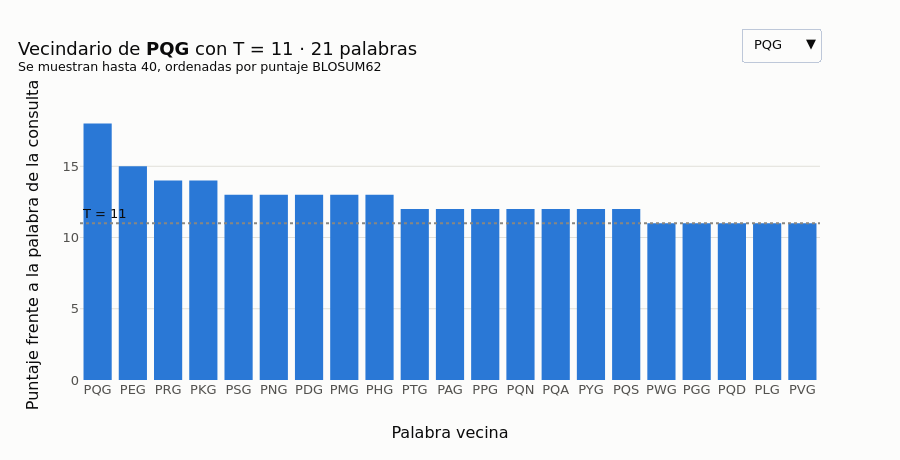

Here is the notebook cell this chart was saved with:
### Markdown cell above
> 🔎 **Qué observamos.** Cada punto que baja $T$ multiplica el número de vecinos (la escala es logarítmica). Con
> $T = 11$ la palabra `WWW` tiene más de cien vecinos, `PQG` unos veinte y `LLL` sólo uno (ella misma); por encima
> de $T = 12$, `LLL` ya no genera ninguna semilla. $T$ es el **perilla**
> principal entre velocidad y sensibilidad: el valor 11 se eligió empíricamente como un buen compromiso.

### Explorador interactivo de vecindarios

Elija una palabra en el menú y pase el cursor sobre las barras: verá cómo se reparte el puntaje entre las tres
posiciones.

### Code cell
explore_words = ["PQG", "WWW", "LLL", "KNA", "GDS", "CYF"]
fig = go.Figure()
for i, w in enumerate(explore_words):
    nw, ns = neighborhood(w, 11)
    nw, ns = nw[:40], ns[:40]
    parts = [" + ".join(f"s({a},{b})={int(S[AA_INDEX[a], AA_INDEX[b]]):+d}" for a, b in zip(w, u)) for u in nw]
    fig.add_bar(x=list(nw), y=list(ns), visible=(i == 0), marker_color=ec.BLUE, name=w,
                customdata=parts, hovertemplate="<b>%{x}</b> · puntaje %{y}<br>%{customdata}<extra></extra>")
buttons = [dict(label=w, method="update",
                args=[{"visible": [j == i for j in range(len(explore_words))]},
                      {"title.text": f"Vecindario de <b>{w}</b> con T = 11 · {len(neighborhood(w, 11)[0])} palabras"
                                     "<br><sup>Se muestran hasta 40, ordenadas por puntaje BLOSUM62</sup>"}])
           for i, w in enumerate(explore_words)]
fig.update_layout(
    title=dict(text=f"Vecindario de <b>PQG</b> con T = 11 · {len(neighborhood('PQG', 11)[0])} palabras"
                    "<br><sup>Se muestran hasta 40, ordenadas por puntaje BLOSUM62</sup>"),
    updatemenus=[dict(buttons=buttons, x=1.0, xanchor="right", y=1.18, yanchor="bottom")],
    xaxis_title="Palabra vecina", yaxis_title="Puntaje frente a la palabra de la consulta",
    height=460, margin=dict(t=110), showlegend=False)
fig.add_hline(y=11, line_dash="dot", line_color=ec.MUTED, annotation_text="T = 11", annotation_position="top left")
fig.show()

### Figure 1 — Plotly figure (JSON) as saved in the notebook; plotly's stock layout.template omitted (floating-point values rounded to 4 significant figures)
{"data": [{"customdata": ["s(P,P)=+7 + s(Q,Q)=+5 + s(G,G)=+6", "s(P,P)=+7 + s(Q,E)=+2 + s(G,G)=+6", "s(P,P)=+7 + s(Q,R)=+1 + s(G,G)=+6", "s(P,P)=+7 + s(Q,K)=+1 + s(G,G)=+6", "s(P,P)=+7 + s(Q,S)=+0 + s(G,G)=+6", "s(P,P)=+7 + s(Q,N)=+0 + s(G,G)=+6", "s(P,P)=+7 + s(Q,D)=+0 + s(G,G)=+6", "s(P,P)=+7 + s(Q,M)=+0 + s(G,G)=+6", "s(P,P)=+7 + s(Q,H)=+0 + s(G,G)=+6", "s(P,P)=+7 + s(Q,T)=-1 + s(G,G)=+6", "s(P,P)=+7 + s(Q,A)=-1 + s(G,G)=+6", "s(P,P)=+7 + s(Q,P)=-1 + s(G,G)=+6", "s(P,P)=+7 + s(Q,Q)=+5 + s(G,N)=+0", "s(P,P)=+7 + s(Q,Q)=+5 + s(G,A)=+0", "s(P,P)=+7 + s(Q,Y)=-1 + s(G,G)=+6", "s(P,P)=+7 + s(Q,Q)=+5 + s(G,S)=+0", "s(P,P)=+7 + s(Q,W)=-2 + s(G,G)=+6", "s(P,P)=+7 + s(Q,G)=-2 + s(G,G)=+6", "s(P,P)=+7 + s(Q,Q)=+5 + s(G,D)=-1", "s(P,P)=+7 + s(Q,L)=-2 + s(G,G)=+6", "s(P,P)=+7 + s(Q,V)=-2 + s(G,G)=+6"], "hovertemplate": "<b>%{x}</b> · puntaje %{y}<br>%{customdata}<extra></extra>", "marker": {"color": "#2a78d6"}, "name": "PQG", "type": "bar", "visible": true, "x": ["PQG", "PEG", "PRG", "PKG", "PSG", "PNG", "PDG", "PMG", "PHG", "PTG", "PAG", "PPG", "PQN", "PQA", "PYG", "PQS", "PWG", "PGG", "PQD", "PLG", "PVG"], "y": [18, 15, 14, 14, 13, 13, 13, 13, 13, 12, 12, 12, 12, 12, 12, 12, 11, 11, 11, 11, 11]}, {"customdata": ["s(W,W)=+11 + s(W,W)=+11 + s(W,W)=+11", "s(W,Y)=+2 + s(W,W)=+11 + s(W,W)=+11", "s(W,W)=+11 + s(W,Y)=+2 + s(W,W)=+11", "s(W,W)=+11 + s(W,W)=+11 + s(W,Y)=+2", "s(W,F)=+1 + s(W,W)=+11 + s(W,W)=+11", "s(W,W)=+11 + s(W,W)=+11 + s(W,F)=+1", "s(W,W)=+11 + s(W,F)=+1 + s(W,W)=+11", "s(W,M)=-1 + s(W,W)=+11 + s(W,W)=+11", "s(W,W)=+11 + s(W,W)=+11 + s(W,M)=-1", "s(W,W)=+11 + s(W,M)=-1 + s(W,W)=+11", "s(W,W)=+11 + s(W,W)=+11 + s(W,C)=-2", "s(W,W)=+11 + s(W,T)=-2 + s(W,W)=+11", "s(W,W)=+11 + s(W,W)=+11 + s(W,G)=-2", "s(W,W)=+11 + s(W,L)=-2 + s(W,W)=+11", "s(W,W)=+11 + s(W,H)=-2 + s(W,W)=+11", "s(W,T)=-2 + s(W,W)=+11 + s(W,W)=+11", "s(W,W)=+11 + s(W,G)=-2 + s(W,W)=+11", "s(W,W)=+11 + s(W,W)=+11 + s(W,Q)=-2", "s(W,W)=+11 + s(W,Q)=-2 + s(W,W)=+11", "s(W,W)=+11 + s(W,C)=-2 + s(W,W)=+11", "s(W,L)=-2 + s(W,W)=+11 + s(W,W)=+11", "s(W,W)=+11 + s(W,W)=+11 + s(W,L)=-2", "s(W,C)=-2 + s(W,W)=+11 + s(W,W)=+11", "s(W,H)=-2 + s(W,W)=+11 + s(W,W)=+11", "s(W,Q)=-2 + s(W,W)=+11 + s(W,W)=+11", "s(W,G)=-2 + s(W,W)=+11 + s(W,W)=+11", "s(W,W)=+11 + s(W,W)=+11 + s(W,H)=-2", "s(W,W)=+11 + s(W,W)=+11 + s(W,T)=-2", "s(W,W)=+11 + s(W,E)=-3 + s(W,W)=+11", "s(W,W)=+11 + s(W,V)=-3 + s(W,W)=+11", "s(W,W)=+11 + s(W,W)=+11 + s(W,V)=-3", "s(W,W)=+11 + s(W,I)=-3 + s(W,W)=+11", "s(W,W)=+11 + s(W,W)=+11 + s(W,S)=-3", "s(W,W)=+11 + s(W,S)=-3 + s(W,W)=+11", "s(W,W)=+11 + s(W,W)=+11 + s(W,A)=-3", "s(W,W)=+11 + s(W,W)=+11 + s(W,R)=-3", "s(W,W)=+11 + s(W,W)=+11 + s(W,K)=-3", "s(W,W)=+11 + s(W,W)=+11 + s(W,I)=-3", "s(W,W)=+11 + s(W,W)=+11 + s(W,E)=-3", "s(W,W)=+11 + s(W,K)=-3 + s(W,W)=+11"], "hovertemplate": "<b>%{x}</b> · puntaje %{y}<br>%{customdata}<extra></extra>", "marker": {"color": "#2a78d6"}, "name": "WWW", "type": "bar", "visible": false, "x": ["WWW", "YWW", "WYW", "WWY", "FWW", "WWF", "WFW", "MWW", "WWM", "WMW", "WWC", "WTW", "WWG", "WLW", "WHW", "TWW", "WGW", "WWQ", "WQW", "WCW", "LWW", "WWL", "CWW", "HWW", "QWW", "GWW", "WWH", "WWT", "WEW", "WVW", "WWV", "WIW", "WWS", "WSW", "WWA", "WWR", "WWK", "WWI", "WWE", "WKW"], "y": [33, 24, 24, 24, 23, 23, 23, 21, 21, 21, 20, 20, 20, 20, 20, 20, 20, 20, 20, 20, 20, 20, 20, 20, 20, 20, 20, 20, 19, 19, 19, 19, 19, 19, 19, 19, 19, 19, 19, 19]}, {"customdata": ["s(L,L)=+4 + s(L,L)=+4 + s(L,L)=+4"], "hovertemplate": "<b>%{x}</b> · puntaje %{y}<br>%{customdata}<extra></extra>", "marker": {"color": "#2a78d6"}, "name": "LLL", "type": "bar", "visible": false, "x": ["LLL"], "y": [12]}, {"customdata": ["s(K,K)=+5 + s(N,N)=+6 + s(A,A)=+4", "s(K,R)=+2 + s(N,N)=+6 + s(A,A)=+4", "s(K,K)=+5 + s(N,N)=+6 + s(A,S)=+1", "s(K,Q)=+1 + s(N,N)=+6 + s(A,A)=+4", "s(K,E)=+1 + s(N,N)=+6 + s(A,A)=+4", "s(K,K)=+5 + s(N,N)=+6 + s(A,C)=+0", "s(K,K)=+5 + s(N,N)=+6 + s(A,G)=+0", "s(K,K)=+5 + s(N,N)=+6 + s(A,T)=+0", "s(K,K)=+5 + s(N,N)=+6 + s(A,V)=+0"], "hovertemplate": "<b>%{x}</b> · puntaje %{y}<br>%{customdata}<extra></extra>", "marker": {"color": "#2a78d6"}, "name": "KNA", "type": "bar", "visible": false, "x": ["KNA", "RNA", "KNS", "QNA", "ENA", "KNC", "KNG", "KNT", "KNV"], "y": [15, 12, 12, 11, 11, 11, 11, 11, 11]}, {"customdata": ["s(G,G)=+6 + s(D,D)=+6 + s(S,S)=+4", "s(G,G)=+6 + s(D,D)=+6 + s(S,A)=+1", "s(G,G)=+6 + s(D,D)=+6 + s(S,N)=+1", "s(G,G)=+6 + s(D,D)=+6 + s(S,T)=+1", "s(G,G)=+6 + s(D,D)=+6 + s(S,D)=+0", "s(G,G)=+6 + s(D,D)=+6 + s(S,Q)=+0", "s(G,G)=+6 + s(D,D)=+6 + s(S,E)=+0", "s(G,G)=+6 + s(D,D)=+6 + s(S,G)=+0", "s(G,G)=+6 + s(D,D)=+6 + s(S,K)=+0", "s(G,G)=+6 + s(D,E)=+2 + s(S,S)=+4", "s(G,G)=+6 + s(D,N)=+1 + s(S,S)=+4", "s(G,G)=+6 + s(D,D)=+6 + s(S,R)=-1", "s(G,G)=+6 + s(D,D)=+6 + s(S,C)=-1", "s(G,G)=+6 + s(D,D)=+6 + s(S,H)=-1", "s(G,G)=+6 + s(D,D)=+6 + s(S,M)=-1", "s(G,G)=+6 + s(D,D)=+6 + s(S,P)=-1"], "hovertemplate": "<b>%{x}</b> · puntaje %{y}<br>%{customdata}<extra></extra>", "marker": {"color": "#2a78d6"}, "name": "GDS", "type": "bar", "visible": false, "x": ["GDS", "GDA", "GDN", "GDT", "GDD", "GDQ", "GDE", "GDG", "GDK", "GES", "GNS", "GDR", "GDC", "GDH", "GDM", "GDP"], "y": [16, 13, 13, 13, 12, 12, 12, 12, 12, 12, 11, 11, 11, 11, 11, 11]}, {"customdata": ["s(C,C)=+9 + s(Y,Y)=+7 + s(F,F)=+6", "s(C,C)=+9 + s(Y,Y)=+7 + s(F,Y)=+3", "s(C,C)=+9 + s(Y,F)=+3 + s(F,F)=+6", "s(C,C)=+9 + s(Y,Y)=+7 + s(F,W)=+1", "s(C,C)=+9 + s(Y,H)=+2 + s(F,F)=+6", "s(C,C)=+9 + s(Y,W)=+2 + s(F,F)=+6", "s(C,C)=+9 + s(Y,Y)=+7 + s(F,M)=+0", "s(C,C)=+9 + s(Y,Y)=+7 + s(F,L)=+0", "s(C,C)=+9 + s(Y,Y)=+7 + s(F,I)=+0", "s(C,C)=+9 + s(Y,Y)=+7 + s(F,V)=-1", "s(C,C)=+9 + s(Y,F)=+3 + s(F,Y)=+3", "s(C,C)=+9 + s(Y,Y)=+7 + s(F,H)=-1", "s(C,C)=+9 + s(Y,Y)=+7 + s(F,T)=-2", "s(C,C)=+9 + s(Y,V)=-1 + s(F,F)=+6", "s(C,C)=+9 + s(Y,Q)=-1 + s(F,F)=+6", "s(C,C)=+9 + s(Y,H)=+2 + s(F,Y)=+3", "s(C,C)=+9 + s(Y,I)=-1 + s(F,F)=+6", "s(C,C)=+9 + s(Y,W)=+2 + s(F,Y)=+3", "s(C,C)=+9 + s(Y,L)=-1 + s(F,F)=+6", "s(C,C)=+9 + s(Y,Y)=+7 + s(F,A)=-2", "s(C,C)=+9 + s(Y,M)=-1 + s(F,F)=+6", "s(C,C)=+9 + s(Y,Y)=+7 + s(F,C)=-2", "s(C,C)=+9 + s(Y,Y)=+7 + s(F,S)=-2", "s(C,C)=+9 + s(Y,Y)=+7 + s(F,D)=-3", "s(C,C)=+9 + s(Y,Y)=+7 + s(F,N)=-3", "s(C,C)=+9 + s(Y,Y)=+7 + s(F,G)=-3", "s(C,C)=+9 + s(Y,S)=-2 + s(F,F)=+6", "s(C,C)=+9 + s(Y,Y)=+7 + s(F,E)=-3", "s(C,C)=+9 + s(Y,Y)=+7 + s(F,R)=-3", "s(C,C)=+9 + s(Y,T)=-2 + s(F,F)=+6", "s(C,A)=+0 + s(Y,Y)=+7 + s(F,F)=+6", "s(C,C)=+9 + s(Y,F)=+3 + s(F,W)=+1", "s(C,C)=+9 + s(Y,K)=-2 + s(F,F)=+6", "s(C,C)=+9 + s(Y,E)=-2 + s(F,F)=+6", "s(C,C)=+9 + s(Y,C)=-2 + s(F,F)=+6", "s(C,C)=+9 + s(Y,N)=-2 + s(F,F)=+6", "s(C,C)=+9 + s(Y,R)=-2 + s(F,F)=+6", "s(C,C)=+9 + s(Y,A)=-2 + s(F,F)=+6", "s(C,C)=+9 + s(Y,Y)=+7 + s(F,K)=-3", "s(C,C)=+9 + s(Y,Y)=+7 + s(F,Q)=-3"], "hovertemplate": "<b>%{x}</b> · puntaje %{y}<br>%{customdata}<extra></extra>", "marker": {"color": "#2a78d6"}, "name": "CYF", "type": "bar", "visible": false, "x": ["CYF", "CYY", "CFF", "CYW", "CHF", "CWF", "CYM", "CYL", "CYI", "CYV", "CFY", "CYH", "CYT", "CVF", "CQF", "CHY", "CIF", "CWY", "CLF", "CYA", "CMF", "CYC", "CYS", "CYD", "CYN", "CYG", "CSF", "CYE", "CYR", "CTF", "AYF", "CFW", "CKF", "CEF", "CCF", "CNF", "CRF", "CAF", "CYK", "CYQ"], "y": [22, 19, 18, 17, 17, 17, 16, 16, 16, 15, 15, 15, 14, 14, 14, 14, 14, 14, 14, 14, 14, 14, 14, 13, 13, 13, 13, 13, 13, 13, 13, 13, 13, 13, 13, 13, 13, 13, 13, 13]}], "layout": {"annotations": [{"showarrow": false, "text": "T = 11", "x": 0, "xanchor": "left", "xref": "x domain", "y": 11, "yanchor": "bottom", "yref": "y"}], "height": 460, "margin": {"t": 110}, "shapes": [{"line": {"color": "#898781", "dash": "dot"}, "type": "line", "x0": 0, "x1": 1, "xref": "x domain", "y0": 11, "y1": 11, "yref": "y"}], "showlegend": false, "title": {"text": "Vecindario de <b>PQG</b> con T = 11 · 21 palabras<br><sup>Se muestran hasta 40, ordenadas por puntaje BLOSUM62</sup>"}, "updatemenus": [{"buttons": [{"args": [{"visible": [true, false, false, false, false, false]}, {"title.text": "Vecindario de <b>PQG</b> con T = 11 · 21 palabras<br><sup>Se muestran hasta 40, ordenadas por puntaje BLOSUM62</sup>"}], "label": "PQG", "method": "update"}, {"args": [{"visible": [false, true, false, false, false, false]}, {"title.text": "Vecindario de <b>WWW</b> con T = 11 · 118 palabras<br><sup>Se muestran hasta 40, ordenadas por puntaje BLOSUM62</sup>"}], "label": "WWW", "method": "update"}, {"args": [{"visible": [false, false, true, false, false, false]}, {"title.text": "Vecindario de <b>LLL</b> con T = 11 · 1 palabras<br><sup>Se muestran hasta 40, ordenadas por puntaje BLOSUM62</sup>"}], "label": "LLL", "method": "update"}, {"args": [{"visible": [false, false, false, true, false, false]}, {"title.text": "Vecindario de <b>KNA</b> con T = 11 · 9 palabras<br><sup>Se muestran hasta 40, ordenadas por puntaje BLOSUM62</sup>"}], "label": "KNA", "method": "update"}, {"args": [{"visible": [false, false, false, false, true, false]}, {"title.text": "Vecindario de <b>GDS</b> con T = 11 · 16 palabras<br><sup>Se muestran hasta 40, ordenadas por puntaje BLOSUM62</sup>"}], "label": "GDS", "method": "update"}, {"args": [{"visible": [false, false, false, false, false, true]}, {"title.text": "Vecindario de <b>CYF</b> con T = 11 · 71 palabras<br><sup>Se muestran hasta 40, ordenadas por puntaje BLOSUM62</sup>"}], "label": "CYF", "method": "update"}], "x": 1.0, "xanchor": "right", "y": 1.18, "yanchor": "bottom"}], "xaxis": {"title": {"text": "Palabra vecina"}}, "yaxis": {"title": {"text": "Puntaje frente a la palabra de la consulta"}}}}
